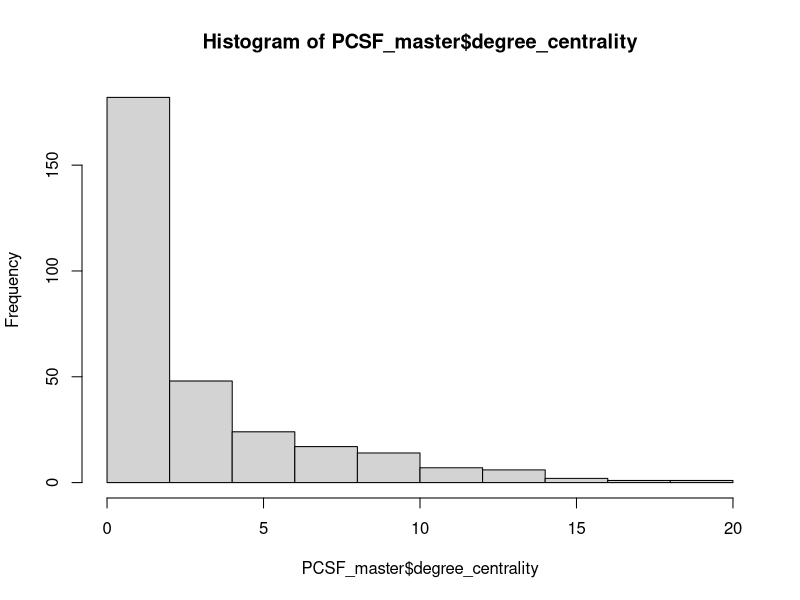
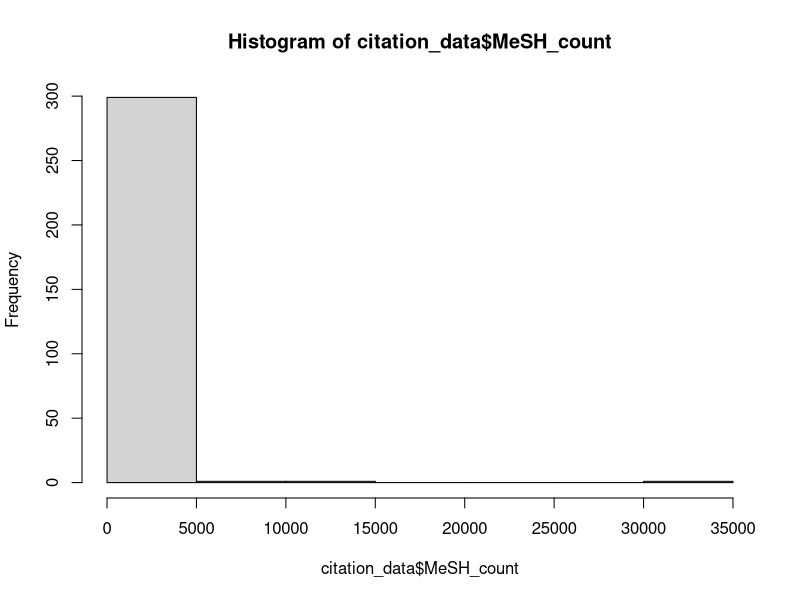
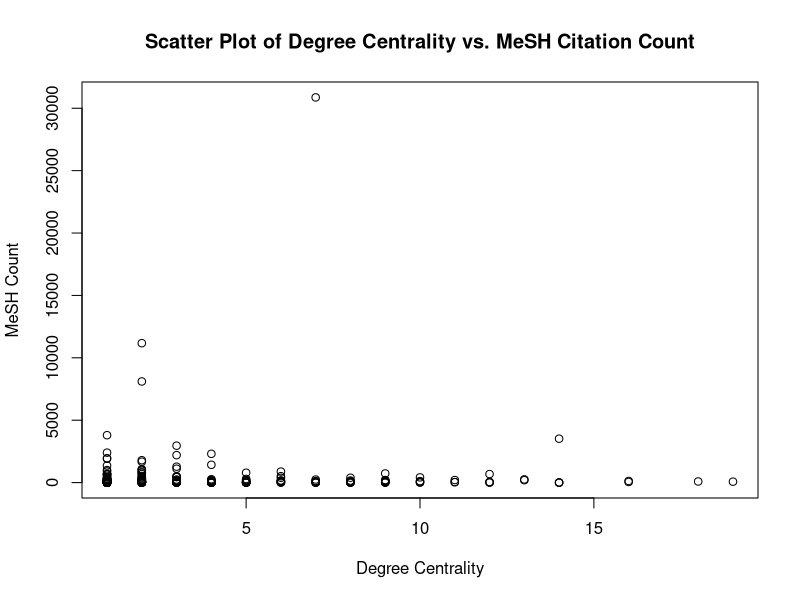
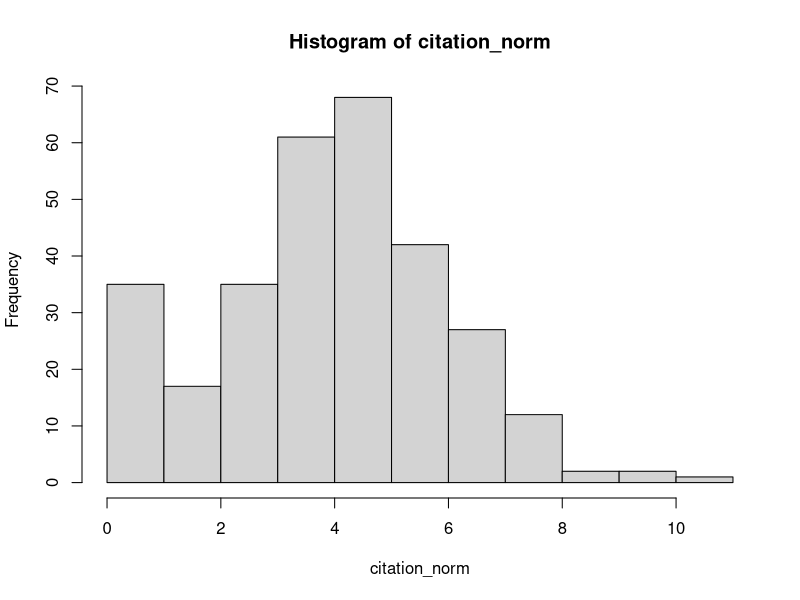
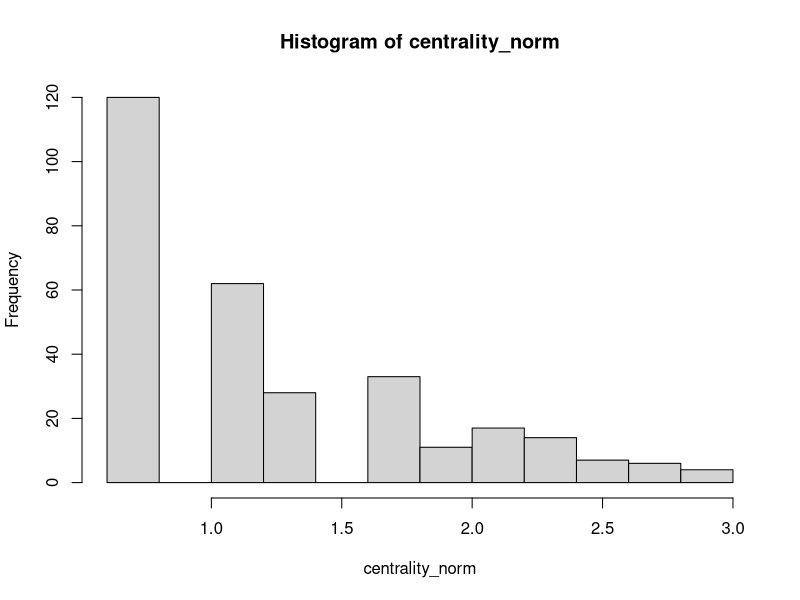
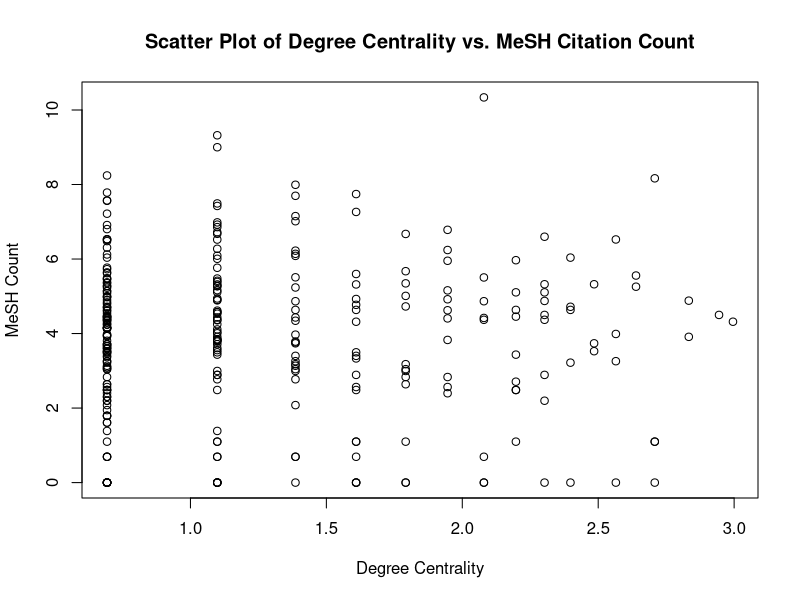
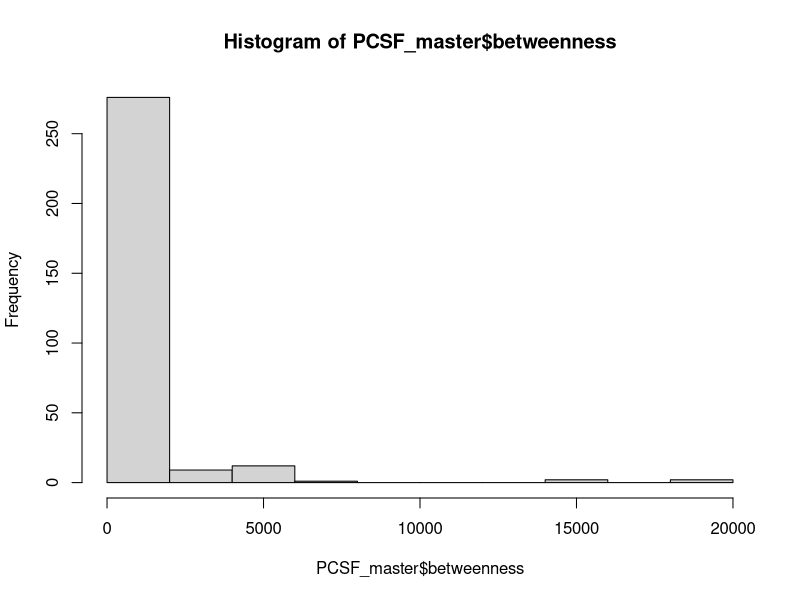
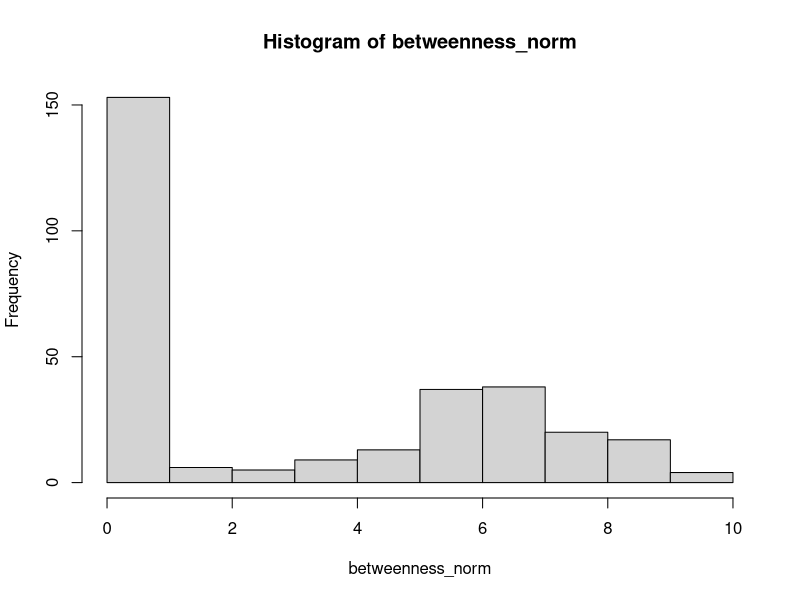

These figures' R source, in order:
## ---- chunk 1
PCSF_master <- read.csv("results/MOC_PCSF_master_unique.csv", row.names = 1)
citation_data <- read.csv("intermediate/citation_scores_3.0.csv")
## ---- chunk 2
# inspect data
hist(PCSF_master$degree_centrality)
hist(citation_data$MeSH_count)

plot(PCSF_master$degree_centrality, citation_data$MeSH_count, 
     xlab = "Degree Centrality", ylab = "MeSH Count",
     main = "Scatter Plot of Degree Centrality vs. MeSH Citation Count")
## ---- chunk 3
# normalise data
citation_norm <- log(citation_data$MeSH_count + 1)
hist(citation_norm)

centrality_norm <- log(PCSF_master$degree_centrality + 1)
hist(centrality_norm)

plot(centrality_norm, citation_norm, 
     xlab = "Degree Centrality", ylab = "MeSH Count",
     main = "Scatter Plot of Degree Centrality vs. MeSH Citation Count")
## ---- chunk 4
# pearson correlation
centralitry_cor_result <- cor.test(centrality_norm, citation_norm, method = "spearman")
centralitry_cor_result
## ---- chunk 5
# run on betweenness data
hist(PCSF_master$betweenness)
betweenness_norm <- log(PCSF_master$betweenness + 1)
hist(betweenness_norm)

betweenness_cor_result <- cor.test(betweenness_norm, citation_norm, method = "spearman")
betweenness_cor_result
